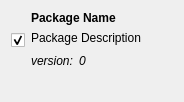
<?xml version="1.0" encoding="UTF-8"?>
<ui version="4.0">
 <class>PackageSelector</class>
 <widget class="QWidget" name="PackageSelector">
  <property name="geometry">
   <rect>
    <x>0</x>
    <y>0</y>
    <width>184</width>
    <height>102</height>
   </rect>
  </property>
  <property name="windowTitle">
   <string>Form</string>
  </property>
  <layout class="QVBoxLayout" name="verticalLayout_2">
   <item>
    <layout class="QHBoxLayout" name="horizontalLayout_2">
     <item>
      <widget class="QCheckBox" name="checkBox">
       <property name="text">
        <string/>
       </property>
       <property name="checked">
        <bool>true</bool>
       </property>
      </widget>
     </item>
     <item>
      <layout class="QVBoxLayout" name="verticalLayout">
       <item>
        <widget class="QLabel" name="nameLabel">
         <property name="font">
          <font>
           <weight>75</weight>
           <bold>true</bold>
          </font>
         </property>
         <property name="text">
          <string>Package Name</string>
         </property>
        </widget>
       </item>
       <item>
        <widget class="QLabel" name="descriptionLabel">
         <property name="text">
          <string>Package Description</string>
         </property>
        </widget>
       </item>
       <item>
        <layout class="QHBoxLayout" name="horizontalLayout">
         <item>
          <widget class="QLabel" name="label_2">
           <property name="font">
            <font>
             <italic>true</italic>
            </font>
           </property>
           <property name="text">
            <string>version:</string>
           </property>
          </widget>
         </item>
         <item>
          <widget class="QLabel" name="versionLabel">
           <property name="font">
            <font>
             <italic>true</italic>
            </font>
           </property>
           <property name="text">
            <string>0</string>
           </property>
          </widget>
         </item>
         <item>
          <spacer name="horizontalSpacer_2">
           <property name="orientation">
            <enum>Qt::Horizontal</enum>
           </property>
           <property name="sizeHint" stdset="0">
            <size>
             <width>40</width>
             <height>20</height>
            </size>
           </property>
          </spacer>
         </item>
        </layout>
       </item>
      </layout>
     </item>
     <item>
      <spacer name="horizontalSpacer">
       <property name="orientation">
        <enum>Qt::Horizontal</enum>
       </property>
       <property name="sizeHint" stdset="0">
        <size>
         <width>40</width>
         <height>20</height>
        </size>
       </property>
      </spacer>
     </item>
    </layout>
   </item>
   <item>
    <spacer name="verticalSpacer">
     <property name="orientation">
      <enum>Qt::Vertical</enum>
     </property>
     <property name="sizeHint" stdset="0">
      <size>
       <width>20</width>
       <height>40</height>
      </size>
     </property>
    </spacer>
   </item>
  </layout>
 </widget>
 <resources/>
 <connections/>
</ui>
